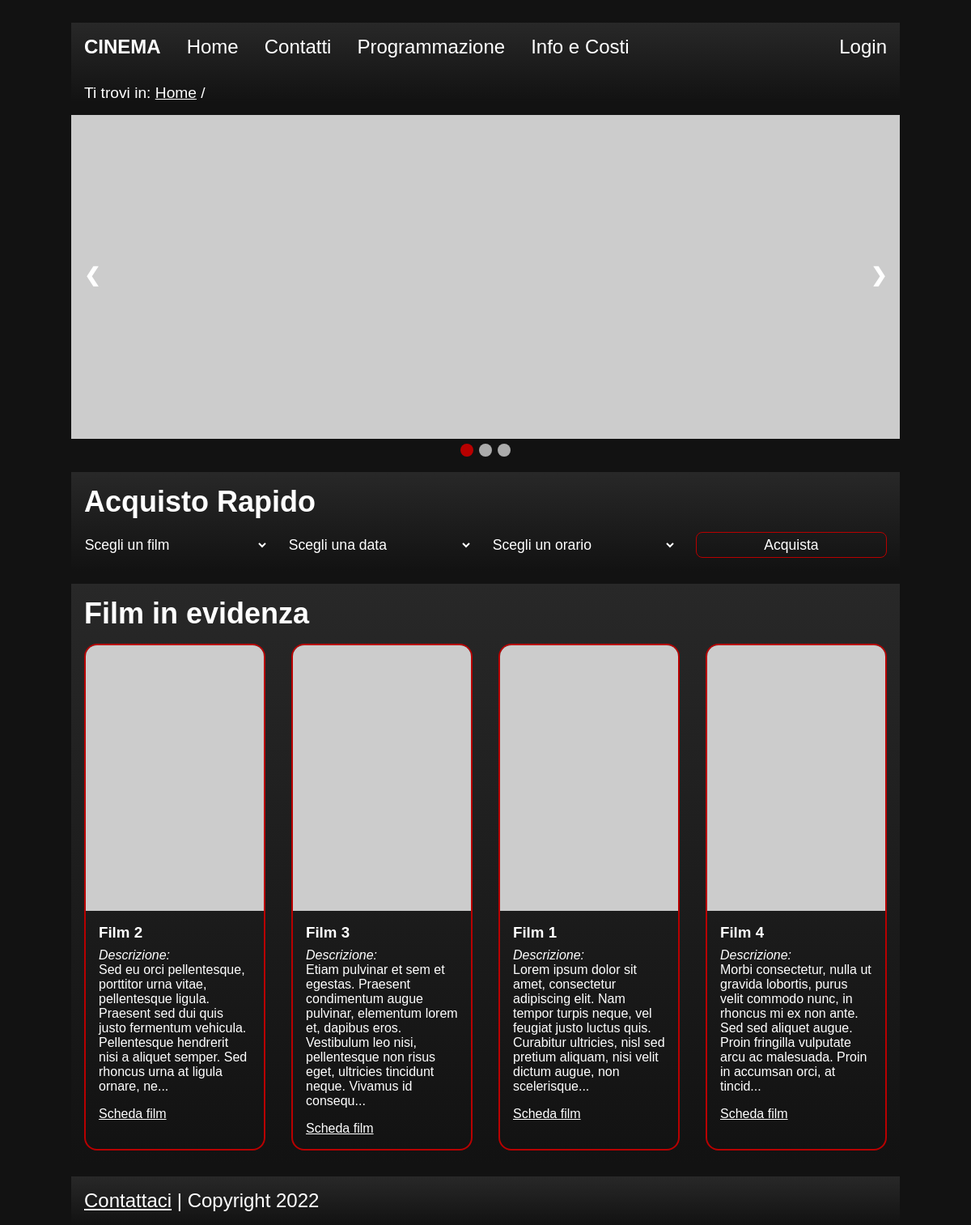
Page /php/home.php on the committed database.
### tables this page shows
CREATE TABLE Film (
	ID INT NOT NULL AUTO_INCREMENT,
	Titolo VARCHAR(255) NOT NULL,
	Genere VARCHAR(20) NOT NULL,
	DataUscita DATE NULL,
	Descrizione VARCHAR(3000) NOT NULL,
	SrcImg VARCHAR(100) NOT NULL,
	AltImg VARCHAR(150) NOT NULL,
	Durata INT NOT NULL,
	PRIMARY KEY (ID)
);

### php/SingletonDB.php (called while the page is built, shortened)
<?php
    class SingletonDB{
        private static $instance = null;
        public static function getInstance(){
            if (!self::$instance){
                self::$instance = new self();
            }
            return self::$instance;
        }
        public function getConnection(){
            global $connection;
            return $connection;
        }
    }
?>

### php/home.php (the view, shortened to what this page needs)
<?php
include "SingletonDB.php";
$document = file_get_contents("../html/template.html");
$home_content = file_get_contents("../html/home_content.html");
$quickpurchase_films = "";
$cards = "";
$db = SingletonDB::getInstance();
$resultFilms = $db
    ->getConnection()
    ->query("SELECT * FROM Film ORDER BY DataUscita DESC");
if (!empty($resultFilms) && $resultFilms->num_rows > 0) {
    $card_home_template = file_get_contents("../html/items/card-home.html");
    while ($row = $resultFilms->fetch_assoc()) {
        $quickpurchase_films =
            $quickpurchase_films .
            '<option value="' .
            $row["ID"] .
            '">' .
            $row["Titolo"] .
            "</option>";
        $card_home_item = $card_home_template;
        $card_home_item = str_replace(
            "<FILMTITLE>",
            $row["Titolo"],
            $card_home_item
        );
        $description = $row["Descrizione"];
        $description = substr($description, 0, 200);
        $description = $description . "...";
        $card_home_item = str_replace(
            "<FILMDESCRIPTION>",
            $description,
            $card_home_item
        );
        $card_home_item = str_replace(
            "<LINK>",
            "schedafilm.php?idfilm=" . $row["ID"],
            $card_home_item
        );
        $cards = $cards . $card_home_item;
    }
} else {
    $cards = '<p class="error">Nessun film trovato.</p>
                  <p class="errorDescription"> Nessun film in programmazione nelle prossime settimane. </p>';
}
$document = str_replace("<PAGETITLE>", "Home - PNG Cinema", $document);
$document = str_replace(
    "<KEYWORDS>",
    "ultime uscite, acquisto, acquisto rapido",
    $document
);
$document = str_replace(
    "<DESCRIPTION>",
    "Pagina principale: è possibile consultare le ultime uscite in programmazione e acquistare rapidamente un biglietto.",
    $document
);
$document = str_replace(
    "<BREADCRUMB>",
    '<a href="home.php">Home</a> / ',
    $document
);
$document = str_replace(
    "<JAVASCRIPT-HEAD>",
    '<script type="text/javascript" src="../js/carousel.js"> </script>',
    $document
);
$document = str_replace(
    "<JAVASCRIPT-BODY>",
    '<script type="text/javascript" src="../js/jquery-3.6.0.min.js"> </script>
                            <script type="text/javascript" src="../js/quickpurchase.js"> </script>',
    $document
);
$home_content = str_replace(
    "<FILM-OPTIONS>",
    $quickpurchase_films,
    $home_content
);
$home_content = str_replace("<CARDS-HOME>", $cards, $home_content);
$document = str_replace("<CONTENT>", $home_content, $document);
if (isset($_SESSION["a"])) {
    $document = str_replace("<LOGIN>", $_SESSION["a"], $document);
    $document = str_replace(
        "<LINK>",
        "./area_utenti.php?action=getProfile",
        $document
    );
} else {
    $document = str_replace("<LOGIN>", "Login", $document);
    $document = str_replace(
        "<LINK>",
        "./area_utenti.php?action=login_page",
        $document
    );
}
echo $document;
?>

### css/style.css (style rules this page uses)
:root { --primary-color: #121212; --secondary-color: #b80000; --gradient-first-color: #282828; --gradient-last-color: #121212; --visited-links: #BBBBBB; --text-color: white; --error-color: #C2B800; --links-hover-color: #ffdd36; }
* { padding: 0; margin: 0; color: var(--text-color); }
html { font-size: 100%; font-family: "Arial", sans-serif; margin: auto; max-width: 1024px; background-color: var(--primary-color); }
body { margin:0; padding:0; font-size:1.5rem; margin:auto; }
.subtitle { padding-top: 1rem; padding-left: 1rem; }
header h1 { padding: 1rem; font-size: 1.5rem; }
.headerWrapper { background-image: linear-gradient(var(--gradient-first-color), var(--gradient-last-color)); }
nav ul { list-style-type: none; }
#loginLink { margin-left: auto; }
@media (min-width: 865px) { header, ul { display: flex; flex-direction: row; width: 100%; } }
@media (min-width: 865px) { nav { width: 100%; } }
@media (min-width: 865px) { #loginLink { margin-left: auto; } }
nav li a { display: block; text-align: center; text-decoration: none; padding: 1rem; }
.breadcrumbs { margin: 1rem; font-size: 1.2rem; }
.slide { list-style-type: none; }
.js .carouselContainer { position: relative; }
.js .slide { display: none; }
.js .slide img { width: 100%; height: auto; }
.js .not-hidden { display: block; }
.js .prev, .js .next { cursor: pointer; position: absolute; top: calc(50% - 2rem - 0.9rem); padding: 1rem; font-weight: bold; user-select: none; }
.js .prev { border-radius: 0 1rem 1rem 0; left: 0; }
.js .next { right: 0; border-radius: 1rem 0 0 1rem; }
.js .circles { text-align: center; }
.js .circle { cursor: pointer; height: 1rem; width: 1rem; background-color: #ababab; border-radius: 50%; display: inline-block; }
.js .active { background-color: var(--secondary-color); }
.js .quickPurchaseContainer { background-image: linear-gradient(var(--gradient-first-color), var(--gradient-last-color)); margin-top: 0.8rem; }
.js .quickPurchaseContainer form { display: flex; margin-bottom: 1rem; }
.js .quickPurchaseContainer form select, .js .quickPurchaseContainer form button { background: none; font-size: 1.1rem; width: 25%; border: none; padding: 0.3rem; margin-top: 1rem; margin-bottom: 1rem; outline: 0; }
.js .quickPurchaseContainer form select { margin-left: 0.5rem; margin-right: 0.5rem; }
.js .quickPurchaseContainer form select option { background: var(--primary-color); }
.js .quickPurchaseContainer form button { border: 1px solid var(--secondary-color); cursor: pointer; margin-right: 1rem; margin-left: 1rem; border-radius: 8px; }
.cardsContainer { background-image: linear-gradient(var(--gradient-first-color), var(--gradient-last-color)); margin-bottom: 1rem; }
.cardsContainer ul { list-style: none; display: flex; flex-wrap: wrap; flex-direction: row; }
.cardsContainer ul li { box-sizing: border-box; border: 2px solid; border-color: var(--secondary-color); border-radius: 1rem; margin: 1rem; flex: 0 1 calc(25% - 2rem); font-size: 1rem; overflow: hidden; }
.cardsContainer ul li img { width: 100%; height: auto; }
.cardContentText { padding: 1rem; }
.cardContentSubtitle { font-style: italic; padding-top: 0.5rem; }
.showMovieLink { margin-top: 1rem; display: inline-block; }
footer { background-image: linear-gradient(var(--gradient-first-color), var(--gradient-last-color)); width: calc(100% - 2rem); padding: 1rem; }

### rows in the picture
film: Titolo "Film 2 Descrizione: Sed eu orci pellentesque, porttitor urna vitae, pellentesque ligula. Praesent sed dui quis justo fermentum vehicula. Pellentesque hendrerit nisi a aliquet semper. Sed rhoncus urna at ligula ornare, ne... Scheda film"
film: Titolo "Film 3 Descrizione: Etiam pulvinar et sem et egestas. Praesent condimentum augue pulvinar, elementum lorem et, dapibus eros. Vestibulum leo nisi, pellentesque non risus eget, ultricies tincidunt neque. Vivamus id consequ... Scheda film"
film: Titolo "Film 1 Descrizione: Lorem ipsum dolor sit amet, consectetur adipiscing elit. Nam tempor turpis neque, vel feugiat justo luctus quis. Curabitur ultricies, nisl sed pretium aliquam, nisi velit dictum augue, non scelerisque... Scheda film"
film: Titolo "Film 4 Descrizione: Morbi consectetur, nulla ut gravida lobortis, purus velit commodo nunc, in rhoncus mi ex non ante. Sed sed aliquet augue. Proin fringilla vulputate arcu ac malesuada. Proin in accumsan orci, at tincid... Scheda film"
